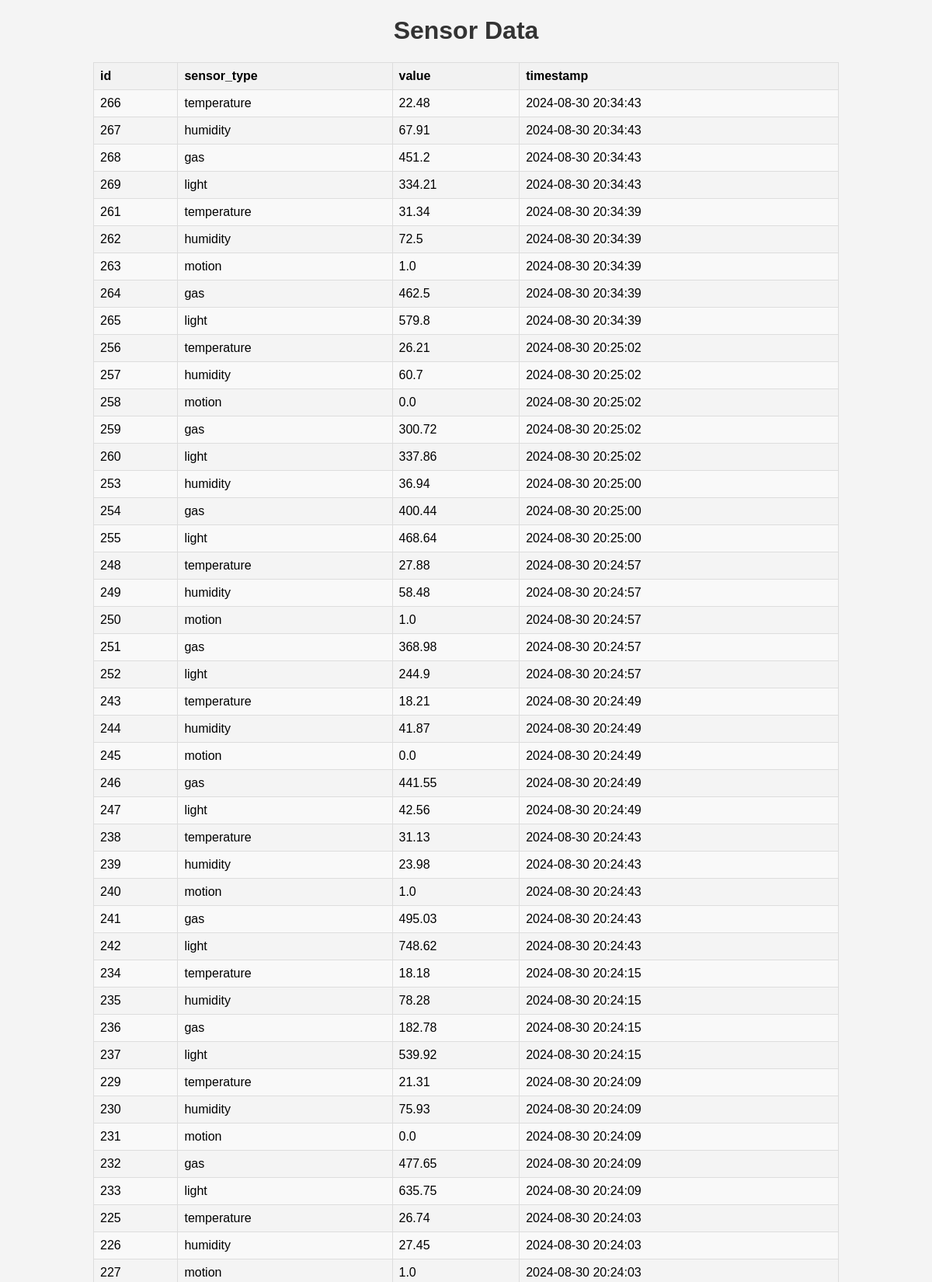
/sensor_data (upper part), run on the app's committed database.
### tables this page shows
CREATE TABLE sensor_data (
            id INTEGER PRIMARY KEY AUTOINCREMENT,
            sensor_type TEXT NOT NULL,
            value REAL NOT NULL,
            timestamp TEXT NOT NULL
        );

### app.py (the view)
@app.route('/sensor_data')
def sensor_data():
    data = SensorData.get_all()
    return render_template('data.html', data=data, title="Sensor Data")

### home_monitoring/database.py (called while the page is built)
def get_db_connection():
    conn = sqlite3.connect('home_monitoring.db')
    conn.row_factory = sqlite3.Row
    return conn

### home_monitoring/models.py (called while the page is built)
    @staticmethod
    def get_all():
        conn = get_db_connection()
        cursor = conn.cursor()
        cursor.execute('SELECT * FROM sensor_data ORDER BY timestamp DESC')
        data = cursor.fetchall()
        conn.close()
        return data

### templates/data.html (shortened to what this page needs)
<!DOCTYPE html>
<html lang="en">
<head>
    <link rel="stylesheet" href="{{ url_for('static', filename='data_styles.css') }}">
</head>
<body>
    <div class="container">
        <h1>{{ title }}</h1>
        <table>
            <thead>
                <tr>
                    {% for column in data[0].keys() %}
                    <th>{{ column }}</th>
                    {% endfor %}
                </tr>
            </thead>
            <tbody id="data-table">
                {% for row in data %}
                <tr>
                    {% for value in row %}
                    <td>{{ value }}</td>
                    {% endfor %}
                </tr>
                {% endfor %}
            </tbody>
        </table>
    </div>
</body>
</html>

### static/data_styles.css (style rules this page uses)
body { font-family: Arial, sans-serif; background-color: #f4f4f4; margin: 0; padding: 0; }
.container { width: 80%; margin: auto; overflow: hidden; }
h1, h2 { color: #333; text-align: center; }
table { width: 100%; margin-top: 20px; border-collapse: collapse; }
table, th, td { border: 1px solid #ddd; }
th, td { padding: 8px; text-align: left; }
th { background-color: #f2f2f2; }
tbody tr:nth-child(odd) { background-color: #f9f9f9; }

### data on the page
sensor_data: id "266", sensor_type "temperature", value "22.48", timestamp "2024-08-30 20:34:43"
sensor_data: id "267", sensor_type "humidity", value "67.91", timestamp "2024-08-30 20:34:43"
sensor_data: id "268", sensor_type "gas", value "451.2", timestamp "2024-08-30 20:34:43"
sensor_data: id "269", sensor_type "light", value "334.21", timestamp "2024-08-30 20:34:43"
sensor_data: id "261", sensor_type "temperature", value "31.34", timestamp "2024-08-30 20:34:39"
sensor_data: id "262", sensor_type "humidity", value "72.5", timestamp "2024-08-30 20:34:39"
sensor_data: id "263", sensor_type "motion", value "1.0", timestamp "2024-08-30 20:34:39"
sensor_data: id "264", sensor_type "gas", value "462.5", timestamp "2024-08-30 20:34:39"
sensor_data: id "265", sensor_type "light", value "579.8", timestamp "2024-08-30 20:34:39"
sensor_data: row "256", sensor_type "temperature", value "26.21", timestamp "2024-08-30 20:25:02"
sensor_data: id "257", sensor_type "humidity", value "60.7", timestamp "2024-08-30 20:25:02"
sensor_data: id "258", sensor_type "motion", value "0.0", timestamp "2024-08-30 20:25:02"
sensor_data: id "259", sensor_type "gas", value "300.72", timestamp "2024-08-30 20:25:02"
sensor_data: id "260", sensor_type "light", value "337.86", timestamp "2024-08-30 20:25:02"
sensor_data: row "253", sensor_type "humidity", value "36.94", timestamp "2024-08-30 20:25:00"
sensor_data: row "254", sensor_type "gas", value "400.44", timestamp "2024-08-30 20:25:00"
sensor_data: row "255", sensor_type "light", value "468.64", timestamp "2024-08-30 20:25:00"
sensor_data: row "248", sensor_type "temperature", value "27.88", timestamp "2024-08-30 20:24:57"
sensor_data: row "249", sensor_type "humidity", value "58.48", timestamp "2024-08-30 20:24:57"
sensor_data: row "250", sensor_type "motion", value "1.0", timestamp "2024-08-30 20:24:57"
sensor_data: row "251", sensor_type "gas", value "368.98", timestamp "2024-08-30 20:24:57"
sensor_data: row "252", sensor_type "light", value "244.9", timestamp "2024-08-30 20:24:57"
sensor_data: row "243", sensor_type "temperature", value "18.21", timestamp "2024-08-30 20:24:49"
sensor_data: row "244", sensor_type "humidity", value "41.87", timestamp "2024-08-30 20:24:49"
sensor_data: row "245", sensor_type "motion", value "0.0", timestamp "2024-08-30 20:24:49"
sensor_data: row "246", sensor_type "gas", value "441.55", timestamp "2024-08-30 20:24:49"
sensor_data: row "247", sensor_type "light", value "42.56", timestamp "2024-08-30 20:24:49"
sensor_data: row "238", sensor_type "temperature", value "31.13", timestamp "2024-08-30 20:24:43"
sensor_data: row "239", sensor_type "humidity", value "23.98", timestamp "2024-08-30 20:24:43"
sensor_data: row "240", sensor_type "motion", value "1.0", timestamp "2024-08-30 20:24:43"
sensor_data: row "241", sensor_type "gas", value "495.03", timestamp "2024-08-30 20:24:43"
sensor_data: row "242", sensor_type "light", value "748.62", timestamp "2024-08-30 20:24:43"
sensor_data: row "234", sensor_type "temperature", value "18.18", timestamp "2024-08-30 20:24:15"
sensor_data: row "235", sensor_type "humidity", value "78.28", timestamp "2024-08-30 20:24:15"
sensor_data: row "236", sensor_type "gas", value "182.78", timestamp "2024-08-30 20:24:15"
sensor_data: row "237", sensor_type "light", value "539.92", timestamp "2024-08-30 20:24:15"
sensor_data: row "229", sensor_type "temperature", value "21.31", timestamp "2024-08-30 20:24:09"
sensor_data: row "230", sensor_type "humidity", value "75.93", timestamp "2024-08-30 20:24:09"
sensor_data: row "231", sensor_type "motion", value "0.0", timestamp "2024-08-30 20:24:09"
sensor_data: row "232", sensor_type "gas", value "477.65", timestamp "2024-08-30 20:24:09"
sensor_data: row "233", sensor_type "light", value "635.75", timestamp "2024-08-30 20:24:09"
sensor_data: row "225", sensor_type "temperature", value "26.74", timestamp "2024-08-30 20:24:03"
sensor_data: row "226", sensor_type "humidity", value "27.45", timestamp "2024-08-30 20:24:03"
sensor_data: row "227", sensor_type "motion", value "1.0", timestamp "2024-08-30 20:24:03"

### other printed values
{{ title }} "Sensor Data"
{{ column }} "id" "sensor_type" "value" "timestamp"
